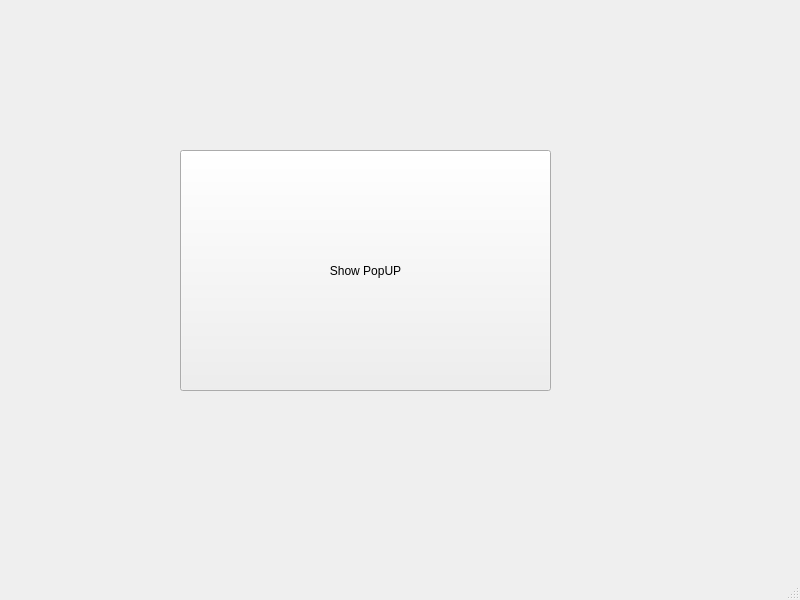
<?xml version="1.0" encoding="UTF-8"?>
<ui version="4.0">
 <class>MainWindow</class>
 <widget class="QMainWindow" name="MainWindow">
  <property name="geometry">
   <rect>
    <x>0</x>
    <y>0</y>
    <width>800</width>
    <height>600</height>
   </rect>
  </property>
  <property name="windowTitle">
   <string>MainWindow</string>
  </property>
  <widget class="QWidget" name="centralwidget">
   <widget class="QPushButton" name="pushButton">
    <property name="geometry">
     <rect>
      <x>180</x>
      <y>150</y>
      <width>371</width>
      <height>241</height>
     </rect>
    </property>
    <property name="text">
     <string>Show PopUP</string>
    </property>
   </widget>
  </widget>
  <widget class="QMenuBar" name="menubar">
   <property name="geometry">
    <rect>
     <x>0</x>
     <y>0</y>
     <width>800</width>
     <height>22</height>
    </rect>
   </property>
  </widget>
  <widget class="QStatusBar" name="statusbar"/>
 </widget>
 <resources/>
 <connections/>
</ui>
